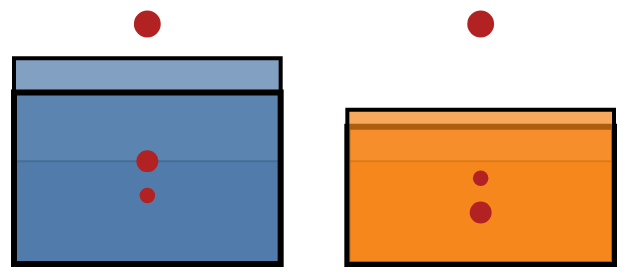

Write a Vega-Lite specification for this figure.
### Vega specification from a JSON file in a GitHub repository (floating-point values rounded to 4 significant figures)
{"$schema": "https://vega.github.io/schema/vega/v6.json", "width": 300, "height": 120, "padding": 5, "autosize": "pad", "background": "white", "data": [{"name": "table", "values": [{"g": "a", "t": 1, "v": 10}, {"g": "a", "t": 2, "v": 20}, {"g": "b", "t": 1, "v": 5}, {"g": "b", "t": 3, "v": 15}, {"g": "a", "t": 3, "v": 30}, {"g": "b", "t": 2, "v": 25}], "transform": [{"type": "window", "sort": {"field": "t"}, "groupby": ["g"], "frame": [-1, 1], "fields": ["v", null, "v", "v"], "ops": ["sum", "row_number", "rank", "lead"], "params": [null, null, null, 1], "as": ["sum", "rn", "rank", "next"]}]}], "scales": [{"name": "x", "type": "band", "domain": {"data": "table", "field": "g"}, "range": "width", "paddingInner": 0.2}, {"name": "y", "type": "linear", "domain": [0, 70], "range": "height"}, {"name": "c", "type": "ordinal", "domain": {"data": "table", "field": "g"}, "range": "category"}], "marks": [{"type": "rect", "from": {"data": "table"}, "encode": {"update": {"x": {"scale": "x", "field": "g"}, "width": {"scale": "x", "band": 1}, "y": {"scale": "y", "field": "sum"}, "y2": {"scale": "y", "value": 0}, "fill": {"scale": "c", "field": "g"}, "fillOpacity": {"value": 0.7}, "stroke": {"value": "black"}, "strokeWidth": {"field": "rn"}}}}, {"type": "symbol", "from": {"data": "table"}, "encode": {"update": {"x": {"scale": "x", "field": "g", "band": 0.5}, "y": {"scale": "y", "field": "next"}, "size": {"signal": "datum.rank * 60"}, "fill": {"value": "firebrick"}}}}]}
